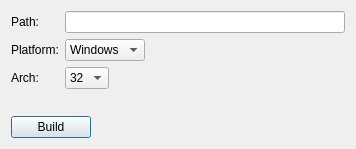
<?xml version="1.0" encoding="UTF-8"?>
<ui version="4.0">
 <class>Dialog</class>
 <widget class="QDialog" name="Dialog">
  <property name="geometry">
   <rect>
    <x>0</x>
    <y>0</y>
    <width>356</width>
    <height>149</height>
   </rect>
  </property>
  <property name="windowTitle">
   <string>Dialog</string>
  </property>
  <layout class="QVBoxLayout" name="verticalLayout">
   <item>
    <layout class="QFormLayout" name="formLayout">
     <property name="fieldGrowthPolicy">
      <enum>QFormLayout::ExpandingFieldsGrow</enum>
     </property>
     <item row="0" column="0">
      <widget class="QLabel" name="label_3">
       <property name="text">
        <string>Path:</string>
       </property>
      </widget>
     </item>
     <item row="0" column="1">
      <widget class="QLineEdit" name="lineEditPath"/>
     </item>
     <item row="1" column="0">
      <widget class="QLabel" name="label">
       <property name="text">
        <string>Platform:</string>
       </property>
      </widget>
     </item>
     <item row="1" column="1">
      <widget class="QComboBox" name="comboBoxPlatform">
       <item>
        <property name="text">
         <string>Windows</string>
        </property>
       </item>
       <item>
        <property name="text">
         <string>Linux</string>
        </property>
       </item>
       <item>
        <property name="text">
         <string>MacOS</string>
        </property>
       </item>
      </widget>
     </item>
     <item row="2" column="0">
      <widget class="QLabel" name="label_2">
       <property name="text">
        <string>Arch:</string>
       </property>
      </widget>
     </item>
     <item row="2" column="1">
      <widget class="QComboBox" name="comboBoxArch">
       <item>
        <property name="text">
         <string>32</string>
        </property>
       </item>
       <item>
        <property name="text">
         <string>64</string>
        </property>
       </item>
      </widget>
     </item>
    </layout>
   </item>
   <item>
    <spacer name="verticalSpacer">
     <property name="orientation">
      <enum>Qt::Vertical</enum>
     </property>
     <property name="sizeHint" stdset="0">
      <size>
       <width>20</width>
       <height>2</height>
      </size>
     </property>
    </spacer>
   </item>
   <item>
    <layout class="QHBoxLayout" name="horizontalLayout">
     <item>
      <widget class="QPushButton" name="pushButtonBuild">
       <property name="text">
        <string>Build</string>
       </property>
      </widget>
     </item>
     <item>
      <spacer name="horizontalSpacer">
       <property name="orientation">
        <enum>Qt::Horizontal</enum>
       </property>
       <property name="sizeHint" stdset="0">
        <size>
         <width>40</width>
         <height>20</height>
        </size>
       </property>
      </spacer>
     </item>
    </layout>
   </item>
  </layout>
 </widget>
 <resources/>
 <connections/>
</ui>
